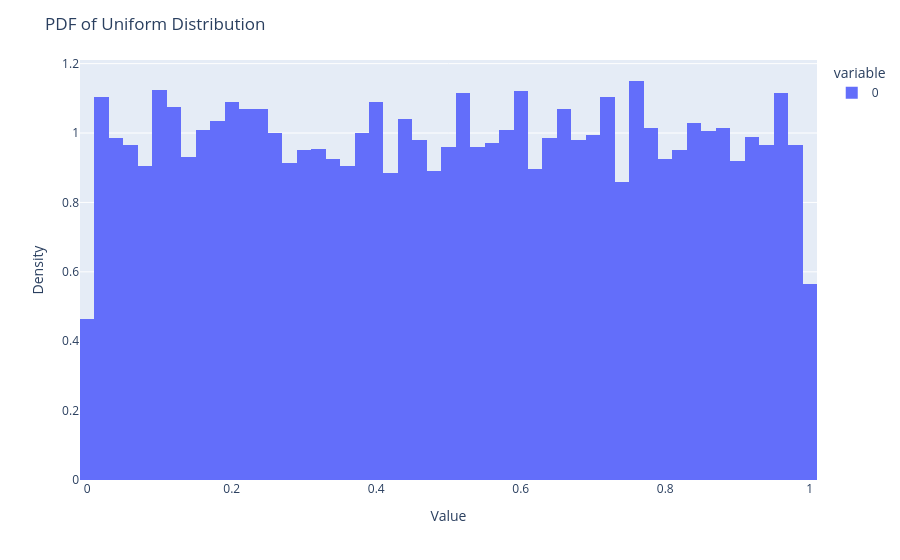
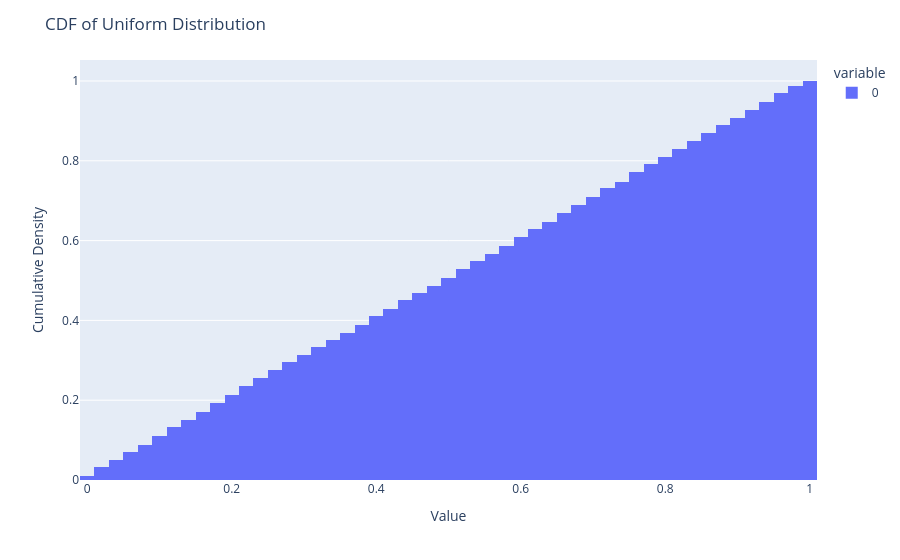

Write notebook code for charts like these, in order.
### Markdown cell above
### Distributions as Histograms

### Code cell
# Sample 10000 numbers between 0 and 1
sample = np.random.rand(10000)

# Plot the PDF
n_bins = 50
fig = px.histogram(sample, nbins=n_bins, histnorm='probability density')
fig.update_layout(title='PDF of Uniform Distribution', xaxis_title='Value', yaxis_title='Density')
fig.show()

# Plot the CDF
fig = px.histogram(sample, nbins=n_bins, cumulative=True, histnorm='probability density')
fig.update_layout(title='CDF of Uniform Distribution', xaxis_title='Value', yaxis_title='Cumulative Density')
fig.show()

### Figure 1 — Plotly figure (JSON) as saved in the notebook; plotly's stock layout.template omitted (floating-point values rounded to 4 significant figures; data arrays with more than 128 entries replaced by an {"elided": "..."} marker saying what was removed)
{"data": [{"bingroup": "x", "histnorm": "probability density", "hovertemplate": "variable=0<br>value=%{x}<br>probability density=%{y}<extra></extra>", "legendgroup": "0", "marker": {"color": "#636efa", "pattern": {"shape": ""}}, "name": "0", "nbinsx": 50, "orientation": "v", "showlegend": true, "type": "histogram", "x": {"elided": "10000 float values"}, "xaxis": "x", "yaxis": "y"}], "layout": {"barmode": "relative", "legend": {"title": {"text": "variable"}, "tracegroupgap": 0}, "margin": {"t": 60}, "title": {"text": "PDF of Uniform Distribution"}, "xaxis": {"anchor": "y", "domain": [0, 1], "title": {"text": "Value"}}, "yaxis": {"anchor": "x", "domain": [0, 1], "title": {"text": "Density"}}}}

### Figure 2 — Plotly figure (JSON) as saved in the notebook; plotly's stock layout.template omitted (floating-point values rounded to 4 significant figures; data arrays with more than 128 entries replaced by an {"elided": "..."} marker saying what was removed)
{"data": [{"bingroup": "x", "cumulative": {"enabled": true}, "histnorm": "probability density", "hovertemplate": "variable=0<br>value=%{x}<br>probability density=%{y}<extra></extra>", "legendgroup": "0", "marker": {"color": "#636efa", "pattern": {"shape": ""}}, "name": "0", "nbinsx": 50, "orientation": "v", "showlegend": true, "type": "histogram", "x": {"elided": "10000 float values"}, "xaxis": "x", "yaxis": "y"}], "layout": {"barmode": "relative", "legend": {"title": {"text": "variable"}, "tracegroupgap": 0}, "margin": {"t": 60}, "title": {"text": "CDF of Uniform Distribution"}, "xaxis": {"anchor": "y", "domain": [0, 1], "title": {"text": "Value"}}, "yaxis": {"anchor": "x", "domain": [0, 1], "title": {"text": "Cumulative Density"}}}}
